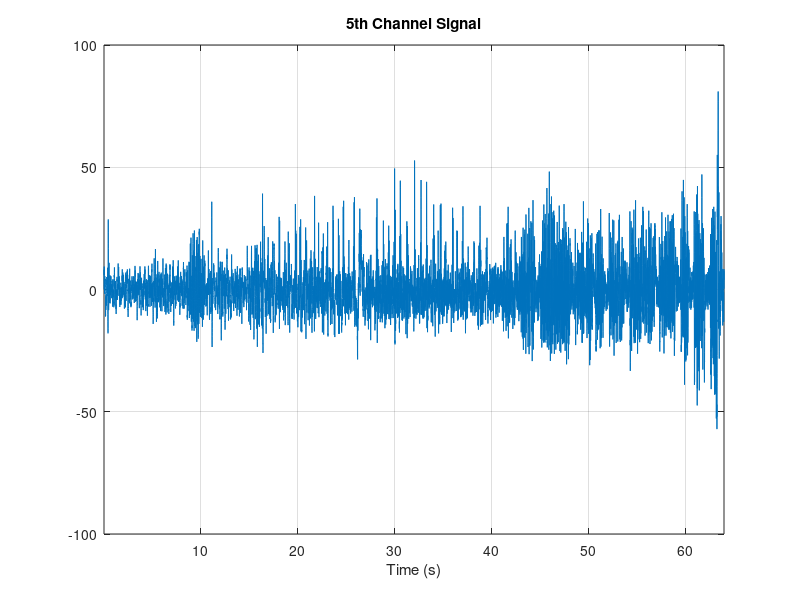
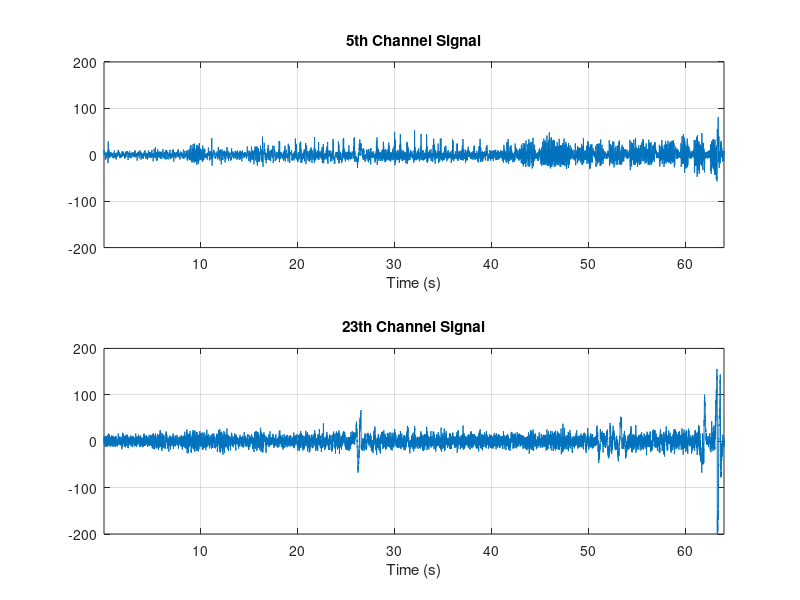

These charts were generated, in order, by the following MATLAB code: (Note: this script raises an error after producing the figures.)
clc
close all
clear all
load("EEG_sig.mat");
fs = 256;  % Sampling freq
t = 0.001 : 1/fs : 64;  % EEG time length

%% Part 1
figure("Name","Part1");
plot(t,Z(5,:)); % Plotting channel 5 of Z
grid on;
xlim('tight');
ylim([-100,100]);
title('5th Channel Signal')
xlabel('Time (s)')

%% Part 3
figure("Name","Part3");
subplot(2,1,1)
plot(t,Z(5,:)); % Plotting channel 5 of Z
grid on;
xlim('tight');
ylim([-200,200]);
title('5th Channel Signal')
xlabel('Time (s)')

subplot(2,1,2)
plot(t,Z(23,:)); % Plotting channel 23 of Z
grid on;
xlim('tight');
ylim([-200,200]);
title('23th Channel Signal')
xlabel('Time (s)')

%% Part 4
offset = max(max(abs(Z)))/3 ; % distance between channels in the plot
ElecName = des.channelnames ; % names of 32 channels
disp_eeg(Z,offset,fs,ElecName);
xlim('tight');
grid minor

%% Part 6
epoch(1,:) = Z(5,2*fs+1:7*fs); % seconds of 2 to 7
epoch(2,:) = Z(5,30*fs+1:35*fs); % seconds of 30 to 35
epoch(3,:) = Z(5,42*fs+1:47*fs); % seconds of 42 to 47
epoch(4,:) = Z(5,50*fs+1:55*fs); % seconds of 50 to 55

t2 = 0.001 : 1/fs : 5;

% time plots
figure("Name","Part6_time");
subplot(4,1,1)
plot(t2,epoch(1,:));
grid on;
xlim('tight');
ylim([-100,100]);
title('2 to 7 sec epoch')
xlabel('Time (s)')

subplot(4,1,2)
plot(t2,epoch(2,:));
grid on;
xlim('tight');
ylim([-100,100]);
title('30 to 35 sec epoch')
xlabel('Time (s)')

subplot(4,1,3)
plot(t2,epoch(3,:));
grid on;
xlim('tight');
ylim([-100,100]);
title('42 to 47 sec epoch')
xlabel('Time (s)')

subplot(4,1,4)
plot(t2,epoch(4,:));
grid on;
xlim('tight');
ylim([-100,100]);
title('50 to 55 sec epoch')
xlabel('Time (s)')

% fft plots
N = length(epoch(1,:));
f = fs*(-N/2:N/2-1)/N; % defining freq range

figure("Name","Part6_fft");

epoch_fft(1,:) = fft(epoch(1,:)); 
epoch_fft(1,:) = fftshift(epoch_fft(1,:));
subplot(2,2,1)
plot(f,abs(epoch_fft(1,:)));
grid on;
xlim([-100,100]);
title('2 to 7 sec epoch')
xlabel('Frequency (Hz)')

epoch_fft(2,:) = fft(epoch(2,:)); 
epoch_fft(2,:) = fftshift(epoch_fft(2,:));
subplot(2,2,2)
plot(f,abs(epoch_fft(2,:)));
grid on;
xlim([-100,100]);
title('30 to 35 sec epoch')
xlabel('Frequency (Hz)')

epoch_fft(3,:) = fft(epoch(3,:)); 
epoch_fft(3,:) = fftshift(epoch_fft(3,:));
subplot(2,2,3)
plot(f,abs(epoch_fft(3,:)));
grid on;
xlim([-100,100]);
title('42 to 47 sec epoch')
xlabel('Frequency (Hz)')

epoch_fft(4,:) = fft(epoch(4,:)); 
epoch_fft(4,:) = fftshift(epoch_fft(4,:));
subplot(2,2,4)
plot(f,abs(epoch_fft(4,:)));
grid on;
xlim([-100,100]);
title('50 to 55 sec epoch')
xlabel('Frequency (Hz)')

%% Part 7

figure("Name","Part7_pwelch");

epoch_pwelch(1,:) = pwelch(epoch(1,:));
epoch_pwelch(1,:) = fftshift(epoch_pwelch(1,:));
N = length(epoch_pwelch(1,:));
f = fs*(-N/2:N/2-1)/N; % defining freq range
subplot(2,2,1)
plot(f,epoch_pwelch(1,:));
grid on;
xlim([0,100]);
title('2 to 7 sec epoch')
xlabel('Frequency (Hz)')

epoch_pwelch(2,:) = pwelch(epoch(2,:));
epoch_pwelch(2,:) = fftshift(epoch_pwelch(2,:));
subplot(2,2,2)
plot(f,epoch_pwelch(2,:));
grid on;
xlim([0,100]);
title('30 to 35 sec epoch')
xlabel('Frequency (Hz)')

epoch_pwelch(3,:) = pwelch(epoch(3,:));
epoch_pwelch(3,:) = fftshift(epoch_pwelch(3,:));
subplot(2,2,3)
plot(f,epoch_pwelch(3,:));
grid on;
xlim([0,100]);
title('42 to 47 sec epoch')
xlabel('Frequency (Hz)')

epoch_pwelch(4,:) = pwelch(epoch(4,:));
epoch_pwelch(4,:) = fftshift(epoch_pwelch(4,:));
subplot(2,2,4)
plot(f,epoch_pwelch(4,:));
grid on;
xlim([0,100]);
title('50 to 55 sec epoch')
xlabel('Frequency (Hz)')

%% Part 8
figure("Name","Part8_spectrogram");
window = hamming(128);
subplot(2,2,1)
spectrogram(epoch(1,:),window,64,128,fs,'yaxis');
title('2 to 7 sec epoch')
subplot(2,2,2)
spectrogram(epoch(2,:),window,64,128,fs,'yaxis');
title('30 to 35 sec epoch')
subplot(2,2,3)
spectrogram(epoch(3,:),window,64,128,fs,'yaxis');
title('42 to 47 sec epoch')
subplot(2,2,4)
spectrogram(epoch(4,:),window,64,128,fs,'yaxis');
title('50 to 55 sec epoch')

%% Part 9
[b,a] = butter(6,60/(fs/2),'low'); % Butterworth filter of order 6
filtered_epoch = filter(b,a,epoch(2,:));
downsampled_epoch = downsample(filtered_epoch,2); % down sampling
fs2 = 128; % new sampling freq
t3 = 0.001 : 1/fs2 : 5;
figure("Name","Part9_time");

subplot(3,1,1)
plot(t3,downsampled_epoch);
grid on;
xlim('tight');
ylim([-100,100]);
title('30 to 35 sec filtered epoch')
xlabel('Time (s)')

epoch_fft_2 = fft(downsampled_epoch); 
epoch_fft_2 = fftshift(epoch_fft_2);
N = length(downsampled_epoch);
f = fs2*(-N/2:N/2-1)/N;
subplot(3,1,2)
plot(f,abs(epoch_fft_2));
grid on;
xlim([-100,100]);
title('30 to 35 sec fft of filtered epoch')
xlabel('Frequency (Hz)')

window = hamming(64);
subplot(3,1,3)
spectrogram(downsampled_epoch,window,32,64,fs2,'yaxis');
title('30 to 35 sec epoch')